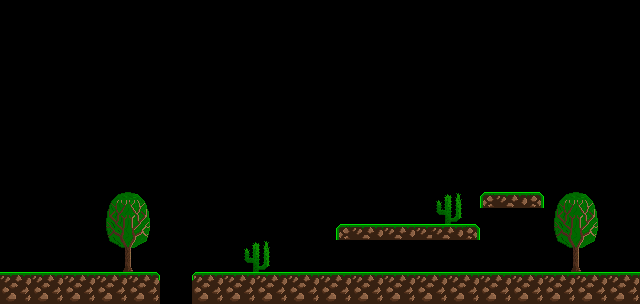

Tiled map render using the project's own tile images. Description and the whole map definition, tile-layer contents included, below:
An orthogonal 40x19 tile map with 16x16 px tiles, 1 tile layer (World), 8 tilesets and 13 objects.

<map version="1.0" orientation="orthogonal" renderorder="right-down" width="40" height="19" tilewidth="16" tileheight="16" nextobjectid="107">
 <tileset firstgid="1" name="sprite" tilewidth="16" tileheight="16" tilecount="16" columns="8">
  <image source="../img/sprite.png" width="128" height="32" />
 </tileset>
 <tileset firstgid="17" name="coffee" tilewidth="16" tileheight="16" tilecount="1" columns="1">
  <image source="../img/coffee.png" width="16" height="16" />
 </tileset>
 <tileset firstgid="18" name="crutch" tilewidth="16" tileheight="16" tilecount="1" columns="1">
  <image source="../img/crutch.png" width="16" height="16" />
 </tileset>
 <tileset firstgid="19" name="tree" tilewidth="16" tileheight="16" tilecount="20" columns="4">
  <image source="../img/tree.png" width="64" height="80" />
 </tileset>
 <tileset firstgid="39" name="cactus" tilewidth="16" tileheight="16" tilecount="4" columns="2">
  <image source="../img/cactus.png" width="32" height="32" />
 </tileset>
 <tileset firstgid="43" name="bug" tilewidth="32" tileheight="16" tilecount="1" columns="1">
  <image source="../img/bug.png" width="32" height="16" />
 </tileset>
 <tileset firstgid="44" name="tape" tilewidth="11" tileheight="9" tilecount="1" columns="1">
  <image source="../img/tape.png" width="11" height="9" />
 </tileset>
 <tileset firstgid="45" name="abyss" tilewidth="32" tileheight="19" tilecount="1" columns="1">
  <image source="../img/abyss.png" width="32" height="19" />
 </tileset>
 <layer name="World" width="40" height="19">
  <data encoding="csv">
0,0,0,0,0,0,0,0,0,0,0,0,0,0,0,0,0,0,0,0,0,0,0,0,0,0,0,0,0,0,0,0,0,0,0,0,0,0,0,0,
0,0,0,0,0,0,0,0,0,0,0,0,0,0,0,0,0,0,0,0,0,0,0,0,0,0,0,0,0,0,0,0,0,0,0,0,0,0,0,0,
0,0,0,0,0,0,0,0,0,0,0,0,0,0,0,0,0,0,0,0,0,0,0,0,0,0,0,0,0,0,0,0,0,0,0,0,0,0,0,0,
0,0,0,0,0,0,0,0,0,0,0,0,0,0,0,0,0,0,0,0,0,0,0,0,0,0,0,0,0,0,0,0,0,0,0,0,0,0,0,0,
0,0,0,0,0,0,0,0,0,0,0,0,0,0,0,0,0,0,0,0,0,0,0,0,0,0,0,0,0,0,0,0,0,0,0,0,0,0,0,0,
0,0,0,0,0,0,0,0,0,0,0,0,0,0,0,0,0,0,0,0,0,0,0,0,0,0,0,0,0,0,0,0,0,0,0,0,0,0,0,0,
0,0,0,0,0,0,0,0,0,0,0,0,0,0,0,0,0,0,0,0,0,0,0,0,0,0,0,0,0,0,0,0,0,0,0,0,0,0,0,0,
0,0,0,0,0,0,0,0,0,0,0,0,0,0,0,0,0,0,0,0,0,0,0,0,0,0,0,0,0,0,0,0,0,0,0,0,0,0,0,0,
0,0,0,0,0,0,0,0,0,0,0,0,0,0,0,0,0,0,0,0,0,0,0,0,0,0,0,0,0,0,0,0,0,0,0,0,0,0,0,0,
0,0,0,0,0,0,0,0,0,0,0,0,0,0,0,0,0,0,0,0,0,0,0,0,0,0,0,0,0,0,0,0,0,0,0,0,0,0,0,0,
0,0,0,0,0,0,0,0,0,0,0,0,0,0,0,0,0,0,0,0,0,0,0,0,0,0,0,0,0,0,0,0,0,0,0,0,0,0,0,0,
0,0,0,0,0,0,0,0,0,0,0,0,0,0,0,0,0,0,0,0,0,0,0,0,0,0,0,0,0,0,0,0,0,0,0,0,0,0,0,0,
0,0,0,0,0,0,19,20,21,22,0,0,0,0,0,0,0,0,0,0,0,0,0,0,0,0,0,39,40,0,11,3,4,12,19,20,21,22,0,0,
0,0,0,0,0,0,23,24,25,26,0,0,0,0,0,0,0,0,0,0,0,0,0,0,0,0,0,41,42,0,0,0,0,0,23,24,25,26,0,0,
0,0,0,0,0,0,27,28,29,30,0,0,0,0,0,0,0,0,0,0,0,11,3,4,3,4,3,3,4,12,0,0,0,0,27,28,29,30,0,0,
0,0,0,0,0,0,31,32,33,34,0,0,0,0,0,39,40,0,0,0,0,0,0,0,0,0,0,0,0,0,0,0,0,0,31,32,33,34,0,0,
0,0,0,0,0,0,35,36,37,38,0,0,0,0,0,41,42,0,0,0,0,0,0,0,0,0,0,0,0,0,0,0,0,0,35,36,37,38,0,0,
1,2,1,2,1,2,1,2,5,6,0,0,7,8,1,2,1,2,1,2,1,2,1,2,1,2,1,2,1,2,1,2,1,2,1,2,1,2,1,2,
9,10,9,10,9,10,9,10,13,14,0,0,15,16,9,10,9,10,9,10,9,10,9,10,9,10,9,10,9,10,9,10,9,10,9,10,9,10,9,10
</data>
 </layer>
 <objectgroup name="Objects">
  <object id="3" gid="17" x="224.5" y="271.5" width="16" height="16" />
  <object id="26" gid="17" x="306.25" y="271.25" width="16" height="16" />
  <object id="27" gid="17" x="324" y="271.25" width="16" height="16" />
  <object id="28" gid="17" x="529.25" y="271" width="16" height="16" />
  <object id="29" gid="17" x="546.5" y="270.75" width="16" height="16" />
  <object id="31" gid="17" x="496.333" y="191" width="16" height="16" />
  <object id="36" gid="18" x="352.667" y="223" width="16" height="16" />
  <object id="44" gid="18" x="376.333" y="222.667" width="16" height="16" />
  <object id="47" gid="18" x="514" y="190.333" width="16" height="16" />
  <object id="74" gid="43" x="269" y="272.333" width="32" height="16" />
  <object id="87" gid="44" x="303.333" y="258.333" width="11" height="9" />
  <object id="89" gid="44" x="289.333" y="258.333" width="11" height="9" />
  <object id="106" gid="45" x="160" y="304" width="32" height="19" />
 </objectgroup>
</map>